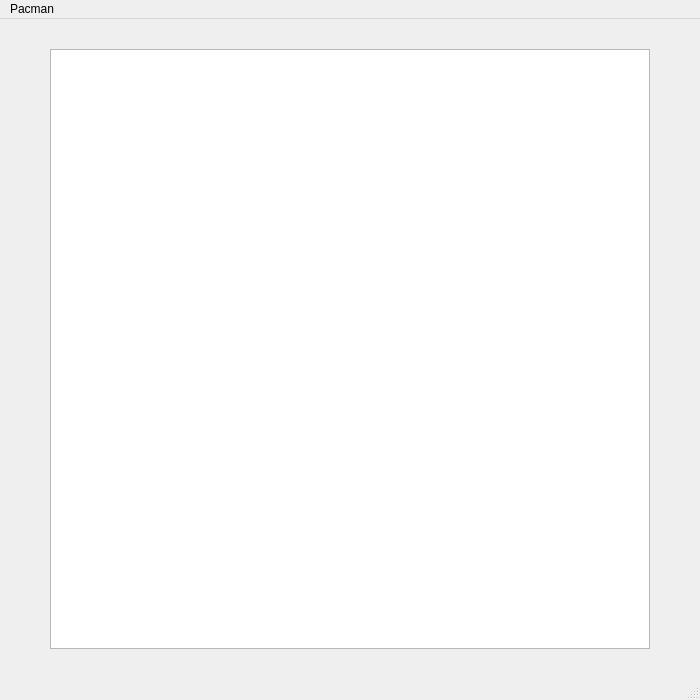
<?xml version="1.0" encoding="UTF-8"?>
<ui version="4.0">
 <class>MainWindow</class>
 <widget class="QMainWindow" name="MainWindow">
  <property name="geometry">
   <rect>
    <x>0</x>
    <y>0</y>
    <width>700</width>
    <height>700</height>
   </rect>
  </property>
  <property name="minimumSize">
   <size>
    <width>700</width>
    <height>700</height>
   </size>
  </property>
  <property name="windowTitle">
   <string>MainWindow</string>
  </property>
  <widget class="QWidget" name="centralwidget">
   <widget class="QGraphicsView" name="graphicsView">
    <property name="geometry">
     <rect>
      <x>50</x>
      <y>30</y>
      <width>600</width>
      <height>600</height>
     </rect>
    </property>
    <property name="minimumSize">
     <size>
      <width>600</width>
      <height>600</height>
     </size>
    </property>
   </widget>
  </widget>
  <widget class="QMenuBar" name="menubar">
   <property name="geometry">
    <rect>
     <x>0</x>
     <y>0</y>
     <width>700</width>
     <height>17</height>
    </rect>
   </property>
   <widget class="QMenu" name="menuPacman">
    <property name="title">
     <string>Pacman</string>
    </property>
   </widget>
   <addaction name="menuPacman"/>
  </widget>
  <widget class="QStatusBar" name="statusbar">
   <property name="cursor">
    <cursorShape>CrossCursor</cursorShape>
   </property>
  </widget>
 </widget>
 <resources/>
 <connections/>
</ui>
